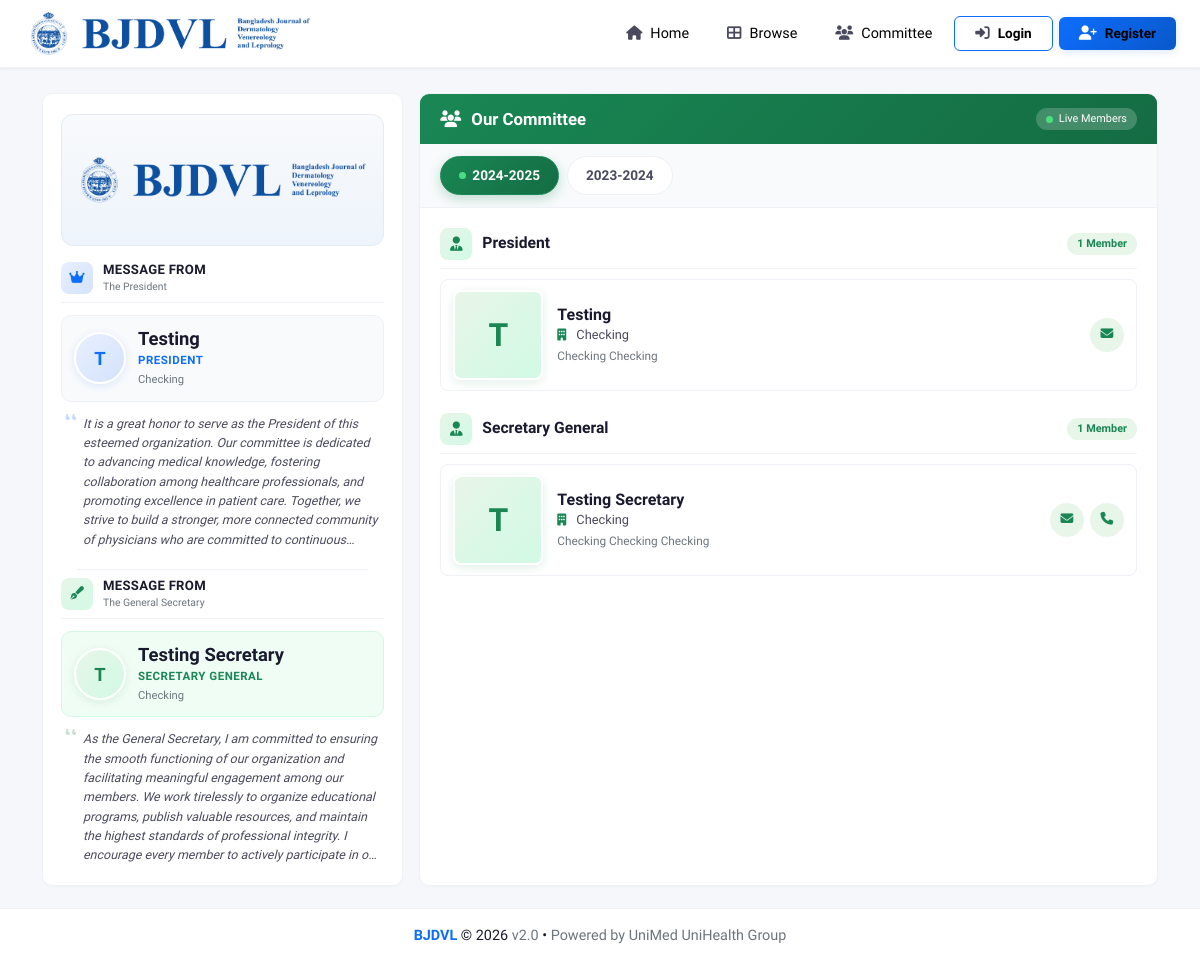
The page /public/committee.php on the database its author committed.
### tables this page shows
CREATE TABLE `committee_members` (
  `id` int(11) NOT NULL,
  `year_id` int(11) NOT NULL,
  `designation_id` int(11) NOT NULL,
  `name` varchar(150) NOT NULL,
  `photo` varchar(255) DEFAULT NULL,
  `affiliation` varchar(255) DEFAULT NULL,
  `bio` text DEFAULT NULL,
  `email` varchar(150) DEFAULT NULL,
  `phone` varchar(50) DEFAULT NULL,
  `display_order` int(11) DEFAULT 0,
  `status` tinyint(1) DEFAULT 1,
  `created_at` timestamp NOT NULL DEFAULT current_timestamp(),
  `updated_at` timestamp NULL DEFAULT NULL ON UPDATE current_timestamp()
);

CREATE TABLE `designations` (
  `id` int(11) NOT NULL,
  `name` varchar(100) NOT NULL,
  `description` varchar(255) DEFAULT NULL,
  `sort_order` int(11) DEFAULT 0,
  `status` tinyint(1) DEFAULT 1,
  `created_at` timestamp NOT NULL DEFAULT current_timestamp()
);

CREATE TABLE `committee_years` (
  `id` int(11) NOT NULL,
  `year_label` varchar(50) NOT NULL,
  `start_date` date DEFAULT NULL,
  `end_date` date DEFAULT NULL,
  `is_current` tinyint(1) DEFAULT 0,
  `status` tinyint(1) DEFAULT 1,
  `created_at` timestamp NOT NULL DEFAULT current_timestamp()
);

### public/committee.php (the view, shortened to what this page needs)
<?php
$db = Database::getInstance()->getConnection();
$years = $db->query("
    SELECT * FROM committee_years
    WHERE status = 1
    ORDER BY is_current DESC, year_label DESC
")->fetch_all(MYSQLI_ASSOC);
$selectedYear = null;
if (!$selectedYear && !empty($years)) {
    foreach ($years as $y) {
        if ($y['is_current']) { $selectedYear = $y; break; }
    }
}
$membersByDesignation = [];
$president = null;
$secretary = null;
if ($selectedYear) {
    $stmt = $db->prepare("
        SELECT m.*, d.name as designation_name, d.sort_order as desig_order
        FROM committee_members m
        JOIN designations d ON m.designation_id = d.id
        WHERE m.year_id = ? AND m.status = 1
        ORDER BY d.sort_order ASC, m.display_order ASC, m.name ASC
    ");
    $stmt->bind_param("i", $selectedYear['id']);
    $stmt->execute();
    $members = $stmt->get_result()->fetch_all(MYSQLI_ASSOC);
    foreach ($members as $m) {
        $membersByDesignation[$m['designation_name']][] = $m;
        $desigLower = strtolower($m['designation_name']);
        if (!$president && strpos($desigLower, 'president') !== false && strpos($desigLower, 'vice') === false) {
            $president = $m;
        }
        if (!$secretary && (
            strpos($desigLower, 'general secretary') !== false ||
            (strpos($desigLower, 'secretary') !== false && strpos($desigLower, 'joint') === false && strpos($desigLower, 'organizing') === false && strpos($desigLower, 'scientific') === false && strpos($desigLower, 'public') === false)
        )) {
            $secretary = $m;
        }
    }
}
$presidentMessage = "It is a great honor to serve as the President of this esteemed organization. Our committee is dedicated to advancing medical knowledge, fostering collaboration among healthcare professionals, and promoting excellence in patient care. Together, we strive to build a stronger, more connected community of physicians who are committed to continuous learning and professional growth.";
$secretaryMessage = "As the General Secretary, I am committed to ensuring the smooth functioning of our organization and facilitating meaningful engagement among our members. We work tirelessly to organize educational programs, publish valuable resources, and maintain the highest standards of professional integrity. I encourage every member to actively participate in our initiatives and contribute to our shared mission.";
?>
<!DOCTYPE html>
<html lang="en">
<head>
    <link href="https://cdn.jsdelivr.net/npm/bootstrap@5.3.0/dist/css/bootstrap.min.css" rel="stylesheet">
    <link rel="stylesheet" href="https://cdnjs.cloudflare.com/ajax/libs/font-awesome/6.4.0/css/all.min.css">
</head>
<body>
    <?php include __DIR__ . '/includes/public_nav.php'; ?>
    <div class="main-wrapper">
        <div class="container">
            <div class="row g-3 equal-height-row">
                <div class="col-lg-4">
                    <div class="members-sidebar">
                        <div class="bjdvl-logo-block">
                            <img src="/assets/images/logo.png"
                                 alt="Logo"
                                 class="bjdvl-logo-img"
                                 onerror="this.style.display='none'">
                        </div>
                        <div class="message-section president">
                            <div class="message-header">
                                <div class="role-icon"><i class="fas fa-crown"></i></div>
                                <div>
                                    <div class="role-title">Message from</div>
                                    <div class="role-sub">The President</div>
                                </div>
                            </div>
                            <?php if ($president): ?>
                                <div class="message-author">
                                    <div class="author-photo">
                                        <?php if (!empty($president['photo']) && file_exists(__DIR__ . '/uploads/committee/' . $president['photo'])): ?>
                                            <img src="/uploads/committee/<?php echo htmlspecialchars($president['photo']); ?>"
                                                 alt="<?php echo htmlspecialchars($president['name']); ?>">
                                        <?php else: ?>
                                            <?php echo strtoupper(substr($president['name'], 0, 1)); ?>
                                        <?php endif; ?>
                                    </div>
                                    <div class="author-info">
                                        <div class="author-name"><?php echo htmlspecialchars($president['name']); ?></div>
                                        <div class="author-role"><?php echo htmlspecialchars($president['designation_name']); ?></div>
                                        <?php if (!empty($president['affiliation'])): ?>
                                            <div class="author-affil"><?php echo htmlspecialchars($president['affiliation']); ?></div>
                                        <?php endif; ?>
                                    </div>
                                </div>
                                <div class="message-text"><?php echo htmlspecialchars($presidentMessage); ?></div>
                            <?php else: ?>
                                <div class="message-empty">
                                    <i class="fas fa-info-circle"></i> President not assigned for <?php echo $selectedYear ? htmlspecialchars($selectedYear['year_label']) : 'this term'; ?>
                                </div>
                            <?php endif; ?>
                        </div>
                        <div class="sidebar-divider"></div>
                        <div class="message-section secretary">
                            <div class="message-header">
                                <div class="role-icon"><i class="fas fa-pen-fancy"></i></div>
                                <div>
                                    <div class="role-title">Message from</div>
                                    <div class="role-sub">The General Secretary</div>
                                </div>
                            </div>
                            <?php if ($secretary): ?>
                                <div class="message-author">
                                    <div class="author-photo">
                                        <?php if (!empty($secretary['photo']) && file_exists(__DIR__ . '/uploads/committee/' . $secretary['photo'])): ?>
                                            <img src="/uploads/committee/<?php echo htmlspecialchars($secretary['photo']); ?>"
                                                 alt="<?php echo htmlspecialchars($secretary['name']); ?>">
                                        <?php else: ?>
                                            <?php echo strtoupper(substr($secretary['name'], 0, 1)); ?>
                                        <?php endif; ?>
                                    </div>
                                    <div class="author-info">
                                        <div class="author-name"><?php echo htmlspecialchars($secretary['name']); ?></div>
                                        <div class="author-role"><?php echo htmlspecialchars($secretary['designation_name']); ?></div>
                                        <?php if (!empty($secretary['affiliation'])): ?>
                                            <div class="author-affil"><?php echo htmlspecialchars($secretary['affiliation']); ?></div>
                                        <?php endif; ?>
                                    </div>
                                </div>
                                <div class="message-text"><?php echo htmlspecialchars($secretaryMessage); ?></div>
                            <?php else: ?>
                                <div class="message-empty">
                                    <i class="fas fa-info-circle"></i> Secretary not assigned for <?php echo $selectedYear ? htmlspecialchars($selectedYear['year_label']) : 'this term'; ?>
                                </div>
                            <?php endif; ?>
                        </div>
                    </div>
                </div>
                <div class="col-lg-8">
                    <div class="committee-box">
                        <div class="box-header">
                            <h5><i class="fas fa-users"></i> Our Committee</h5>
                            <span class="badge-info">Live Members</span>
                        </div>
                        <?php if (!empty($years)): ?>
                        <div class="year-tabs-inline">
                            <?php foreach ($years as $y):
                                $isActive = $selectedYear && $selectedYear['id'] == $y['id'];
                            ?>
                                <a href="?year=<?php echo urlencode($y['year_label']); ?>"
                                   class="year-tab <?php echo $isActive ? 'active' : ''; ?>">
                                    <?php if ($y['is_current']): ?>
                                        <span class="current-dot"></span>
                                    <?php endif; ?>
                                    <?php echo htmlspecialchars($y['year_label']); ?>
                                </a>
                            <?php endforeach; ?>
                        </div>
                        <?php endif; ?>
                        <div class="committee-body">
                            <?php if (!$selectedYear): ?>
                                <div class="committee-empty">
                                    <i class="fas fa-inbox"></i>
                                    <h5>No Committee Data Yet</h5>
                                    <p>Committee information will appear here once it has been added.</p>
                                </div>
                            <?php else: ?>
                                <?php foreach ($membersByDesignation as $designation => $group): ?>
                                    <div class="designation-group">
                                        <div class="designation-header">
                                            <div class="icon-badge">
                                                <i class="fas fa-user-tie"></i>
                                            </div>
                                            <h4><?php echo htmlspecialchars($designation); ?></h4>
                                            <span class="count-badge">
                                                <?php echo count($group); ?> <?php echo count($group) > 1 ? 'Members' : 'Member'; ?>
                                            </span>
                                        </div>
                                        <div class="member-list">
                                            <?php foreach ($group as $m): ?>
                                                <div class="member-row">
                                                    <div class="member-photo-sq">
                                                        <?php if (!empty($m['photo']) && file_exists(__DIR__ . '/uploads/committee/' . $m['photo'])): ?>
                                                            <img src="/uploads/committee/<?php echo htmlspecialchars($m['photo']); ?>"
                                                                 alt="<?php echo htmlspecialchars($m['name']); ?>" loading="lazy">
                                                        <?php else: ?>
                                                            <?php echo strtoupper(substr($m['name'], 0, 1)); ?>
                                                        <?php endif; ?>
                                                    </div>
                                                    <div class="member-info">
                                                        <div class="member-name"><?php echo htmlspecialchars($m['name']); ?></div>
                                                        <?php if ($m['affiliation']): ?>
                                                            <div class="member-affil">
                                                                <i class="fas fa-building"></i><?php echo htmlspecialchars($m['affiliation']); ?>
                                                            </div>
                                                        <?php endif; ?>
                                                        <?php if ($m['bio']): ?>
                                                            <div class="member-bio"><?php echo htmlspecialchars($m['bio']); ?></div>
                                                        <?php endif; ?>
                                                    </div>
                                                    <?php if ($m['email'] || $m['phone']): ?>
                                                        <div class="member-actions">
                                                            <?php if ($m['email']): ?>
                                                                <a href="mailto:<?php echo htmlspecialchars($m['email']); ?>" title="Email">
                                                                    <i class="fas fa-envelope"></i>
                                                                </a>
                                                            <?php endif; ?>
                                                            <?php if ($m['phone']): ?>
                                                                <a href="tel:<?php echo htmlspecialchars($m['phone']); ?>" title="Call">
                                                                    <i class="fas fa-phone"></i>
                                                                </a>
                                                            <?php endif; ?>
                                                        </div>
                                                    <?php endif; ?>
                                                </div>
                                            <?php endforeach; ?>
                                        </div>
                                    </div>
                                <?php endforeach; ?>
                            <?php endif; ?>
                        </div>
                    </div>
                </div>
            </div>
        </div>
    </div>
    <footer class="footer-main">
        <div class="container">
            <p>
                <strong>BJDVL</strong> &copy; <?php echo date('Y'); ?>
                <span class="version">v2.0</span> &bull;
                <span class="version">Powered by UniMed UniHealth Group</span>
            </p>
        </div>
    </footer>
</body>
</html>

### includes/public_nav.php (style rules this page uses)
.sidebar-divider { height: 1px; background: #eef1f5; margin: 8px 16px; }

### rows shown on the page
committee_members: name "T", name "Testing", affiliation "Checking", bio "Checking Checking"
designations: name "PRESIDENT"
committee_members: name "T", name "Testing Secretary", affiliation "Checking", bio "Checking Checking Checking"
designations: name "SECRETARY GENERAL"
committee_years: is_current 1 (drawn), year_label "2024-2025"
committee_years: year_label "2023-2024"

### other values the page prints
$designation "President"
count($group) "1"
$designation "Secretary General"
